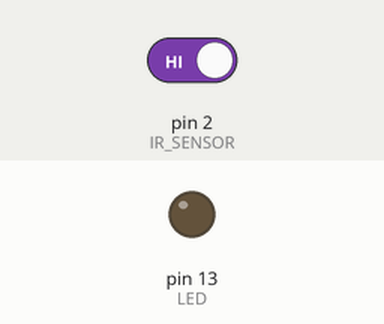
Simulated run of this sketch. Board: Arduino Uno, built with avr-gcc and run on an emulated ATmega328P. On the bench: output pins drawn as LEDs (lit = HIGH). The inputs (shaded band) are chosen by the test bench; at power-on: pin 2 (IR_SENSOR) HIGH.

Above: at 1.2 s.
1.3 s: pin 2 (IR_SENSOR) driven LOW
At 2.5 s:
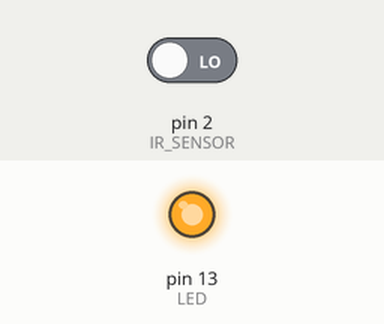
2.8 s: pin 2 (IR_SENSOR) driven HIGH
At 3.8 s:
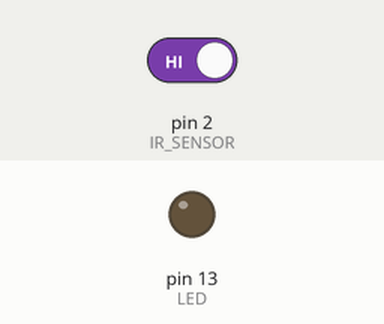
Timing chart, 0 to 5.8 s (numbered marks = the images above; inputs shaded):
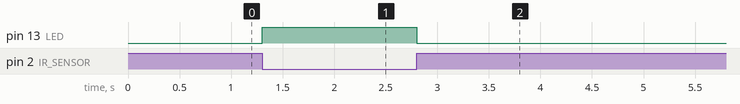

Measured:
- after the input at 1.3 s, pin 13 (LED): LOW → HIGH at once
- after the input at 2.8 s, pin 13 (LED): HIGH → LOW at once

The sketch:

irtest.ino
```cpp
#define IR_SENSOR 2  // IR sensor output pin
#define LED 13        // LED pin

void setup() {
  pinMode(IR_SENSOR, INPUT);
  pinMode(LED, OUTPUT);
}

void loop() {
  if (digitalRead(IR_SENSOR) == LOW) {  // Object detected
    digitalWrite(LED, HIGH);  // Turn LED ON
  } else {
    digitalWrite(LED, LOW);   // Turn LED OFF
  }
}
```
